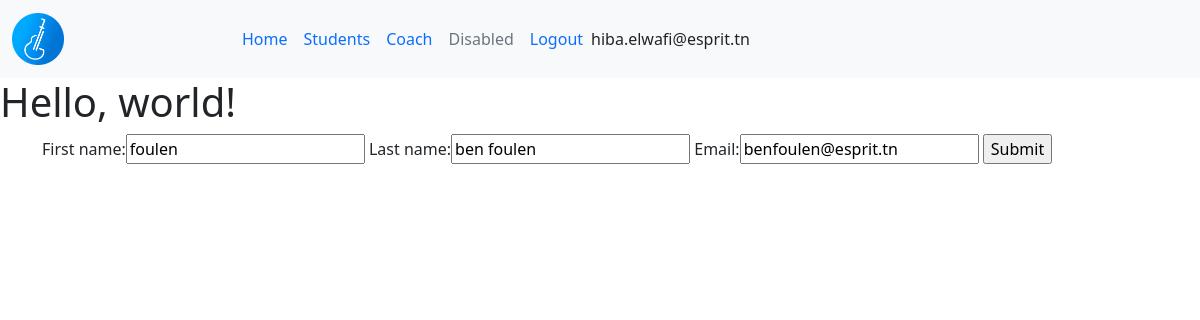
/hub/StudentUpdateView/1 (signed in), run on the app's committed database.
### hub/models.py (models this page shows, shortened)
class User(models.Model):
    first_name=models.CharField(max_length=50)
    last_name=models.CharField(max_length=50)
    email=models.EmailField(verbose_name="Email",validators = [validate_email]) #de base Chrafield

### hub/views.py (the view, shortened to what this page needs)
# urls.py: path('StudentUpdateView/<int:pk>', StudentUpdateView.as_view(), name="StudentUpdateView"),
class StudentUpdateView(UpdateView):
    model = Student
    form_class = StudentModelForm
    template_name = "hub/add_student.html"

### hub/forms.py
class StudentModelForm(forms.ModelForm):
    class Meta:
        model = Student
        fields = "__all__" #['last_name',first_name','email']

### hub/templates/hub/add_student.html (shortened to what this page needs)
<!DOCTYPE html>
<html lang="en">
<head>
</head>
<body>
{% extends "base.html" %}
{% block content %}
    <form action="" method="post">
    {{ form }}
    <input type="submit">
    </form>
{% endblock content %}

### projet1/templates/header.html (shortened to what this page needs)
{% load static %}
<nav class="navbar navbar-expand-lg  bg-light"style="background-color: #e3f2fd;">
    <div class="container-fluid">
      <a class="navbar-brand" href="#">
      <img src="{% static 'image/logo.png' %}" alt="logo" class="img-fluid w-25"></a>
      <div class="collapse navbar-collapse" id="navbarNav">
        <ul class="navbar-nav">
          <li class="nav-item">
            <a class="nav-link active" aria-current="page" href="#">Home</a>
          </li>
          <li class="nav-item">
            <a class="nav-link" href="{% url 'listStudent' %}">Students</a>
          </li>
          <li class="nav-item">
            <a class="nav-link" href="{% url 'listCoach' %}">Coach</a>
          </li>
          <li class="nav-item">
            <a class="nav-link disabled">Disabled</a>
          </li>
          {% if user.is_authenticated %}
          <li class="nav-item">
            <a class="nav-link " href="{% url 'logout' %}">Logout</a>
          </li>
          {% endif %}
        </ul>
        <span class="navbar-text">
            {{greetings }} {{user.username| default:"Visitor"}}
        </span>
      </div>
    </div>
  </nav>

### data on the page
User: first_name "foulen", last_name "ben foulen", email "benfoulen@esprit.tn"

### other printed values
{{ user.username| default:"Visitor" }} "hiba.elwafi@esprit.tn"
